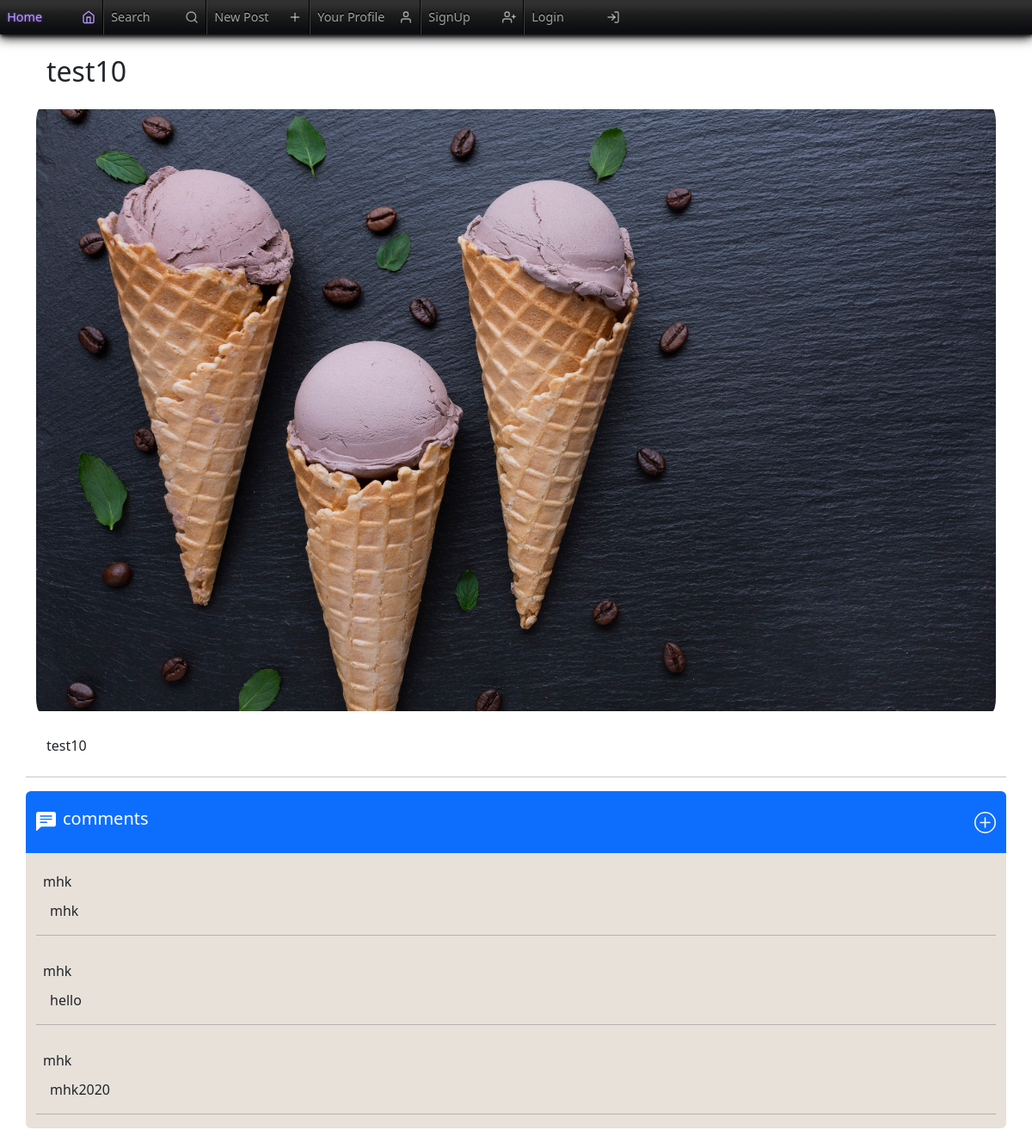
Screenshot of /detail/24 with the database file from the repository.
### Blog/models.py (models this page shows)
class Post(models.Model):
    author = models.ForeignKey("User.User", on_delete=models.CASCADE)
    title = models.CharField(max_length=200)
    content = models.TextField()
    image = models.ImageField(upload_to="images/Blog", blank=True)
    is_draft = models.BooleanField(default=True)
    categories = models.ForeignKey("Categories.Category", on_delete=models.CASCADE)

### User/models.py (models this page shows)
class Comment(models.Model):
    post = models.ForeignKey("Blog.Post", on_delete=models.CASCADE)
    author = models.ForeignKey(User, on_delete=models.CASCADE)
    content = models.TextField()

class User(models.Model):
    username = models.CharField(max_length=100)
    email = models.EmailField()
    password = models.CharField(max_length=20)
    type = models.CharField(max_length=20, default=0)
    image = models.ImageField(
        upload_to="images/User/", blank=True, default="images/User/UserDefult.png"
    )

### Blog/views.py (the view)
# urls.py: path("detail/<int:post_id>", views.detail, name="detail"),
def detail(request, post_id):
    post = Post.objects.get(id=post_id)
    id = request.COOKIES.get("user", None)
    user_id = -1
    if request.method == "POST":
        form = AddCommentForm(request.POST)
        if form.is_valid():
            post_object = Post.objects.get(pk=post_id)
            user_object = User.objects.get(pk=id)
            Comment.objects.create(
                post=post_object,
                author=user_object,
                content=form.cleaned_data["content"],
            )
            return redirect("detail", post_id=post_id)
    else:
        comment = Comment.objects.all()
        form = AddCommentForm()
    if id != None:
        user_id = int(id)
    return render(
        request,
        "detail.html",
        {
            "post": post,
            "form": form,
            "id": id,
            "comment": comment,
            "user_id": user_id,
        },
    )

### Blog/templates/detail.html (shortened to what this page needs)
{% extends "base.html" %}  {% block body %}
{% include "navbar.html" %}
<div class="container mt-4">
  <div class="row">
    <h2 class="px-4 mb-4">{{post.title}}</h2>
    <img src="../../media/{{post.image}}" alt="" class="d-block rounded-4" />
    <p class="lh-lg mt-4 content px-4">{{post.content}}</p>
    <hr class="mt-1" />
    <div
      class="d-flex align-items-center text-bg-primary comment justify-content-between "
      style="border-radius: 0.375rem 0.375rem 0 0"
    >
      <div class="d-flex align-items-center">
        <h5 class="ms-2 fs-5">comments</h5>
      </div>
      <div class="">
        {% if id != None %}
        <a href="#add" data-bs-toggle="modal">
        {% else %}
        <a href="{% url 'signin'  %}" >
        {% endif %}
        </a>
        </div>
      </div>
      <div
      class="mb-3 pt-2 "
      style="
        background-color: rgb(231 225 218);
        border-radius: 0 0 0.375rem 0.375rem;
      "
    >
    {% for i in comment %}
    {% if post.id == i.post.id %}
      <div class="mb-3 " >
        <div
          class="d-flex justify-content-between align-items-center px-2 mb-1"
        >
          <h6 class="mt-3">{{i.author.username}}</h6>
        </div>
        <p class="ps-3" >
          {{i.content}}
        </p>
        <hr />
      </div>
      {% endif %}
    {% endfor %}
  </div>
    </div>
  </div>
{% endblock body %}

### User/static/User/navbar.css (style rules this page uses)
* { box-sizing: border-box; }
body { margin: 0; font-family: system-ui, sans-serif; }

### Blog/templates/detail.html (style rules this page uses)
img { width: 500px; height: 700px; object-fit: cover; }
.content { text-align: justify; }
.comment { background-color: #f2f2f2; padding: 20px; }
a { text-decoration: none; }

### User/templates/base.html (style rules this page uses)
a { text-decoration: none !important; }

### rows the page displays
Post: title "test10", image (picture), content "test10"
Comment: author.username "mhk", content "mhk"
Comment: author.username "mhk", content "hello"
Comment: author.username "mhk", content "mhk2020"
